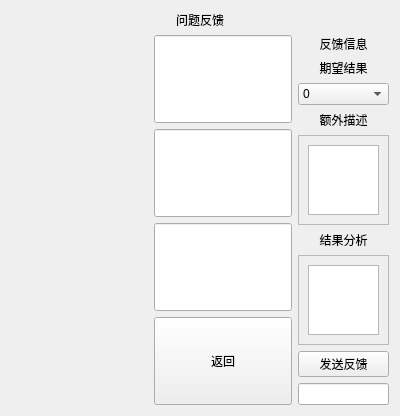
<?xml version="1.0" encoding="UTF-8"?>
<ui version="4.0">
 <class>FeedbackWidget</class>
 <widget class="QWidget" name="FeedbackWidget">
  <property name="geometry">
   <rect>
    <x>0</x>
    <y>0</y>
    <width>400</width>
    <height>300</height>
   </rect>
  </property>
  <property name="windowTitle">
   <string>Form</string>
  </property>
  <layout class="QVBoxLayout" name="verticalLayout" stretch="1,10">
   <item>
    <widget class="QLabel" name="lblTitle">
     <property name="text">
      <string>问题反馈</string>
     </property>
     <property name="alignment">
      <set>Qt::AlignmentFlag::AlignCenter</set>
     </property>
    </widget>
   </item>
   <item>
    <layout class="QHBoxLayout" name="horizontalLayout" stretch="3,3,2">
     <item>
      <layout class="QVBoxLayout" name="verticalLayout_4" stretch="15">
       <item>
        <widget class="DrawBoard" name="Board" native="true"/>
       </item>
      </layout>
     </item>
     <item>
      <layout class="QVBoxLayout" name="verticalLayout_3">
       <item>
        <widget class="QLineEdit" name="editModel">
         <property name="sizePolicy">
          <sizepolicy hsizetype="Expanding" vsizetype="Expanding">
           <horstretch>0</horstretch>
           <verstretch>0</verstretch>
          </sizepolicy>
         </property>
         <property name="alignment">
          <set>Qt::AlignmentFlag::AlignCenter</set>
         </property>
         <property name="readOnly">
          <bool>true</bool>
         </property>
        </widget>
       </item>
       <item>
        <widget class="QLineEdit" name="editPred">
         <property name="sizePolicy">
          <sizepolicy hsizetype="Expanding" vsizetype="Expanding">
           <horstretch>0</horstretch>
           <verstretch>0</verstretch>
          </sizepolicy>
         </property>
         <property name="alignment">
          <set>Qt::AlignmentFlag::AlignCenter</set>
         </property>
         <property name="readOnly">
          <bool>true</bool>
         </property>
        </widget>
       </item>
       <item>
        <widget class="QLineEdit" name="editConf">
         <property name="sizePolicy">
          <sizepolicy hsizetype="Expanding" vsizetype="Expanding">
           <horstretch>0</horstretch>
           <verstretch>0</verstretch>
          </sizepolicy>
         </property>
         <property name="alignment">
          <set>Qt::AlignmentFlag::AlignCenter</set>
         </property>
         <property name="readOnly">
          <bool>true</bool>
         </property>
        </widget>
       </item>
       <item>
        <widget class="QPushButton" name="btnBack">
         <property name="sizePolicy">
          <sizepolicy hsizetype="Expanding" vsizetype="Expanding">
           <horstretch>0</horstretch>
           <verstretch>0</verstretch>
          </sizepolicy>
         </property>
         <property name="text">
          <string>返回</string>
         </property>
        </widget>
       </item>
      </layout>
     </item>
     <item>
      <layout class="QVBoxLayout" name="verticalLayout_2" stretch="1,1,1,1,4,1,4,1,1">
       <item>
        <widget class="QLabel" name="label_2">
         <property name="sizePolicy">
          <sizepolicy hsizetype="Expanding" vsizetype="Expanding">
           <horstretch>0</horstretch>
           <verstretch>0</verstretch>
          </sizepolicy>
         </property>
         <property name="text">
          <string>反馈信息</string>
         </property>
         <property name="alignment">
          <set>Qt::AlignmentFlag::AlignCenter</set>
         </property>
        </widget>
       </item>
       <item>
        <widget class="QLabel" name="label_3">
         <property name="sizePolicy">
          <sizepolicy hsizetype="Expanding" vsizetype="Expanding">
           <horstretch>0</horstretch>
           <verstretch>0</verstretch>
          </sizepolicy>
         </property>
         <property name="text">
          <string>期望结果</string>
         </property>
         <property name="alignment">
          <set>Qt::AlignmentFlag::AlignCenter</set>
         </property>
        </widget>
       </item>
       <item>
        <widget class="QComboBox" name="boxCorrect">
         <item>
          <property name="text">
           <string>0</string>
          </property>
         </item>
         <item>
          <property name="text">
           <string>1</string>
          </property>
         </item>
         <item>
          <property name="text">
           <string>2</string>
          </property>
         </item>
         <item>
          <property name="text">
           <string>3</string>
          </property>
         </item>
         <item>
          <property name="text">
           <string>4</string>
          </property>
         </item>
         <item>
          <property name="text">
           <string>5</string>
          </property>
         </item>
         <item>
          <property name="text">
           <string>6</string>
          </property>
         </item>
         <item>
          <property name="text">
           <string>7</string>
          </property>
         </item>
         <item>
          <property name="text">
           <string>8</string>
          </property>
         </item>
         <item>
          <property name="text">
           <string>9</string>
          </property>
         </item>
        </widget>
       </item>
       <item>
        <widget class="QLabel" name="label_4">
         <property name="sizePolicy">
          <sizepolicy hsizetype="Expanding" vsizetype="Expanding">
           <horstretch>0</horstretch>
           <verstretch>0</verstretch>
          </sizepolicy>
         </property>
         <property name="text">
          <string>额外描述</string>
         </property>
         <property name="alignment">
          <set>Qt::AlignmentFlag::AlignCenter</set>
         </property>
        </widget>
       </item>
       <item>
        <widget class="QFrame" name="frameDesc">
         <property name="frameShape">
          <enum>QFrame::Shape::StyledPanel</enum>
         </property>
         <property name="frameShadow">
          <enum>QFrame::Shadow::Raised</enum>
         </property>
         <layout class="QVBoxLayout" name="verticalLayout_6">
          <item>
           <widget class="QTextEdit" name="editDesc"/>
          </item>
         </layout>
        </widget>
       </item>
       <item>
        <widget class="QLabel" name="label_5">
         <property name="sizePolicy">
          <sizepolicy hsizetype="Expanding" vsizetype="Expanding">
           <horstretch>0</horstretch>
           <verstretch>0</verstretch>
          </sizepolicy>
         </property>
         <property name="text">
          <string>结果分析</string>
         </property>
         <property name="alignment">
          <set>Qt::AlignmentFlag::AlignCenter</set>
         </property>
        </widget>
       </item>
       <item>
        <widget class="QFrame" name="frameAnalysis">
         <property name="frameShape">
          <enum>QFrame::Shape::StyledPanel</enum>
         </property>
         <property name="frameShadow">
          <enum>QFrame::Shadow::Raised</enum>
         </property>
         <layout class="QVBoxLayout" name="verticalLayout_5">
          <item>
           <widget class="QTextEdit" name="editAnalysis">
            <property name="font">
             <font>
              <pointsize>7</pointsize>
             </font>
            </property>
            <property name="readOnly">
             <bool>true</bool>
            </property>
           </widget>
          </item>
         </layout>
        </widget>
       </item>
       <item>
        <widget class="QPushButton" name="btnSend">
         <property name="text">
          <string>发送反馈</string>
         </property>
        </widget>
       </item>
       <item>
        <widget class="QLineEdit" name="editStatement">
         <property name="sizePolicy">
          <sizepolicy hsizetype="Expanding" vsizetype="Expanding">
           <horstretch>0</horstretch>
           <verstretch>0</verstretch>
          </sizepolicy>
         </property>
         <property name="readOnly">
          <bool>true</bool>
         </property>
        </widget>
       </item>
      </layout>
     </item>
    </layout>
   </item>
  </layout>
 </widget>
 <customwidgets>
  <customwidget>
   <class>DrawBoard</class>
   <extends>QWidget</extends>
   <header>DrawBoard.h</header>
   <container>1</container>
  </customwidget>
 </customwidgets>
 <resources/>
 <connections/>
</ui>
